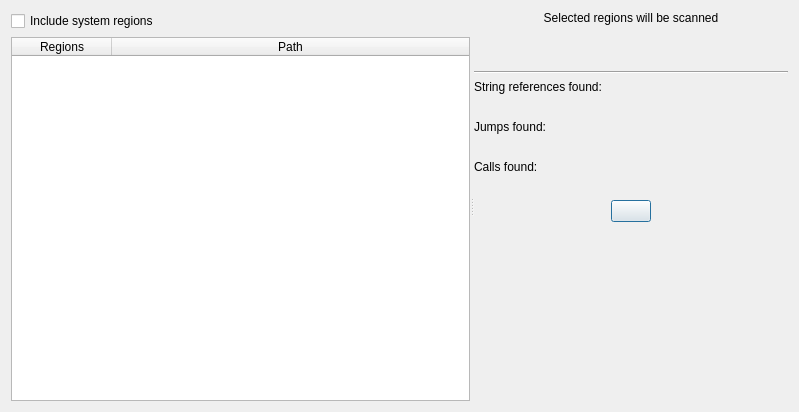
<?xml version="1.0" encoding="UTF-8"?>
<ui version="4.0">
 <class>Dialog</class>
 <widget class="QDialog" name="Dialog">
  <property name="geometry">
   <rect>
    <x>0</x>
    <y>0</y>
    <width>799</width>
    <height>412</height>
   </rect>
  </property>
  <property name="windowTitle">
   <string>Dissect Code</string>
  </property>
  <layout class="QGridLayout" name="gridLayout">
   <item row="0" column="0">
    <widget class="QSplitter" name="splitter">
     <property name="orientation">
      <enum>Qt::Horizontal</enum>
     </property>
     <widget class="QWidget" name="layoutWidget">
      <layout class="QVBoxLayout" name="verticalLayout_3">
       <item>
        <widget class="QCheckBox" name="checkBox_IncludeSystemRegions">
         <property name="text">
          <string>Include system regions</string>
         </property>
        </widget>
       </item>
       <item>
        <widget class="QTableWidget" name="tableWidget_ExecutableMemoryRegions">
         <property name="editTriggers">
          <set>QAbstractItemView::NoEditTriggers</set>
         </property>
         <property name="selectionBehavior">
          <enum>QAbstractItemView::SelectRows</enum>
         </property>
         <attribute name="horizontalHeaderStretchLastSection">
          <bool>true</bool>
         </attribute>
         <attribute name="verticalHeaderVisible">
          <bool>false</bool>
         </attribute>
         <attribute name="verticalHeaderDefaultSectionSize">
          <number>16</number>
         </attribute>
         <attribute name="verticalHeaderMinimumSectionSize">
          <number>16</number>
         </attribute>
         <column>
          <property name="text">
           <string>Regions</string>
          </property>
         </column>
         <column>
          <property name="text">
           <string>Path</string>
          </property>
         </column>
        </widget>
       </item>
      </layout>
     </widget>
     <widget class="QWidget" name="layoutWidget">
      <layout class="QVBoxLayout" name="verticalLayout_2">
       <item>
        <layout class="QVBoxLayout" name="verticalLayout">
         <item>
          <widget class="QLabel" name="label_ScanInfo">
           <property name="text">
            <string>Selected regions will be scanned</string>
           </property>
           <property name="alignment">
            <set>Qt::AlignCenter</set>
           </property>
           <property name="textInteractionFlags">
            <set>Qt::LinksAccessibleByMouse|Qt::TextSelectableByMouse</set>
           </property>
          </widget>
         </item>
         <item>
          <widget class="QLabel" name="label_RegionInfo">
           <property name="text">
            <string/>
           </property>
           <property name="alignment">
            <set>Qt::AlignCenter</set>
           </property>
           <property name="textInteractionFlags">
            <set>Qt::LinksAccessibleByMouse|Qt::TextSelectableByMouse</set>
           </property>
          </widget>
         </item>
         <item>
          <widget class="QLabel" name="label_RegionCountInfo">
           <property name="text">
            <string/>
           </property>
           <property name="alignment">
            <set>Qt::AlignCenter</set>
           </property>
           <property name="textInteractionFlags">
            <set>Qt::LinksAccessibleByMouse|Qt::TextSelectableByMouse</set>
           </property>
          </widget>
         </item>
        </layout>
       </item>
       <item>
        <widget class="Line" name="line">
         <property name="orientation">
          <enum>Qt::Horizontal</enum>
         </property>
        </widget>
       </item>
       <item>
        <widget class="QLabel" name="label">
         <property name="text">
          <string>String references found:</string>
         </property>
         <property name="textInteractionFlags">
          <set>Qt::LinksAccessibleByMouse|Qt::TextSelectableByMouse</set>
         </property>
        </widget>
       </item>
       <item>
        <widget class="QLabel" name="label_StringReferenceCount">
         <property name="text">
          <string/>
         </property>
         <property name="textInteractionFlags">
          <set>Qt::LinksAccessibleByMouse|Qt::TextSelectableByMouse</set>
         </property>
        </widget>
       </item>
       <item>
        <widget class="QLabel" name="label_2">
         <property name="text">
          <string>Jumps found:</string>
         </property>
         <property name="textInteractionFlags">
          <set>Qt::LinksAccessibleByMouse|Qt::TextSelectableByMouse</set>
         </property>
        </widget>
       </item>
       <item>
        <widget class="QLabel" name="label_JumpReferenceCount">
         <property name="text">
          <string/>
         </property>
         <property name="textInteractionFlags">
          <set>Qt::LinksAccessibleByMouse|Qt::TextSelectableByMouse</set>
         </property>
        </widget>
       </item>
       <item>
        <widget class="QLabel" name="label_3">
         <property name="text">
          <string>Calls found:</string>
         </property>
         <property name="textInteractionFlags">
          <set>Qt::LinksAccessibleByMouse|Qt::TextSelectableByMouse</set>
         </property>
        </widget>
       </item>
       <item>
        <widget class="QLabel" name="label_CallReferenceCount">
         <property name="text">
          <string/>
         </property>
         <property name="textInteractionFlags">
          <set>Qt::LinksAccessibleByMouse|Qt::TextSelectableByMouse</set>
         </property>
        </widget>
       </item>
       <item>
        <layout class="QHBoxLayout" name="horizontalLayout">
         <item>
          <spacer name="horizontalSpacer_2">
           <property name="orientation">
            <enum>Qt::Horizontal</enum>
           </property>
           <property name="sizeHint" stdset="0">
            <size>
             <width>40</width>
             <height>20</height>
            </size>
           </property>
          </spacer>
         </item>
         <item>
          <widget class="QPushButton" name="pushButton_StartCancel">
           <property name="text">
            <string/>
           </property>
          </widget>
         </item>
         <item>
          <spacer name="horizontalSpacer">
           <property name="orientation">
            <enum>Qt::Horizontal</enum>
           </property>
           <property name="sizeHint" stdset="0">
            <size>
             <width>40</width>
             <height>20</height>
            </size>
           </property>
          </spacer>
         </item>
        </layout>
       </item>
       <item>
        <spacer name="verticalSpacer">
         <property name="orientation">
          <enum>Qt::Vertical</enum>
         </property>
         <property name="sizeHint" stdset="0">
          <size>
           <width>20</width>
           <height>40</height>
          </size>
         </property>
        </spacer>
       </item>
      </layout>
     </widget>
    </widget>
   </item>
  </layout>
 </widget>
 <resources/>
 <connections/>
</ui>
